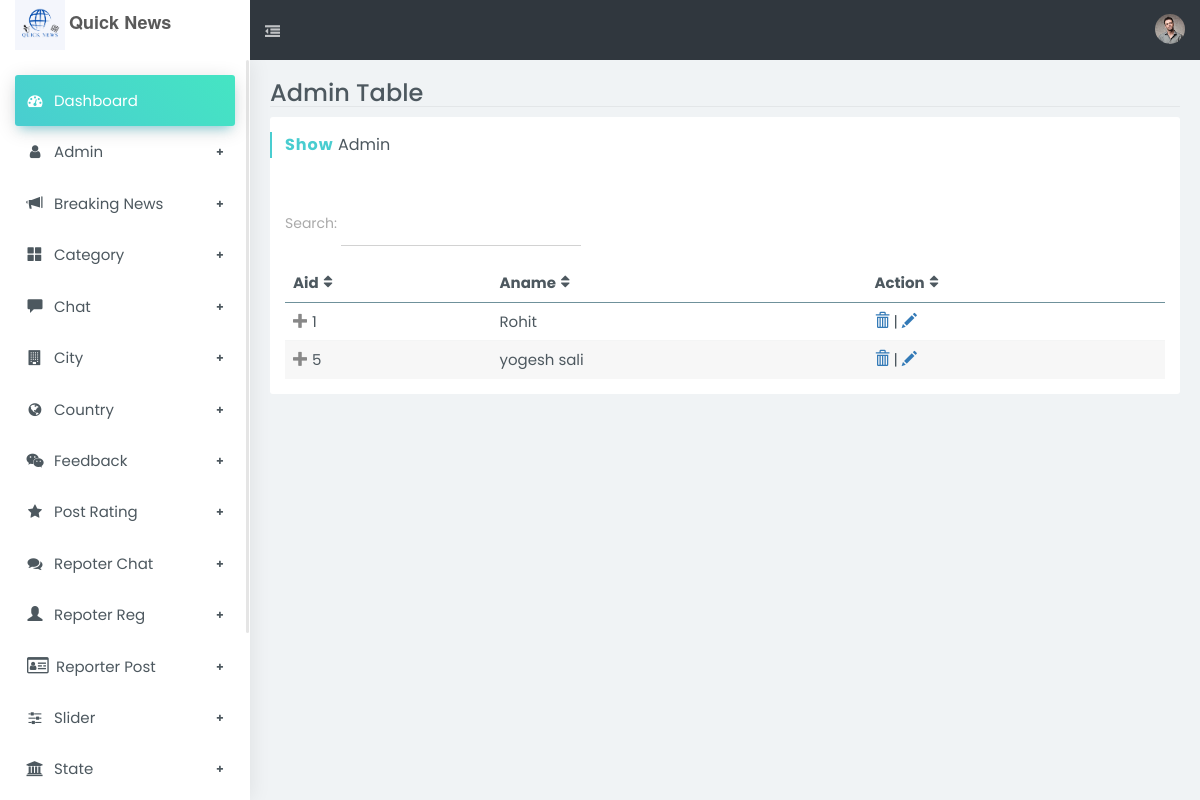
The app's page /newsadmin/index.php/admincontroller with its own data.
### tables this page shows
CREATE TABLE IF NOT EXISTS `admin_register` (
  `Aid` int NOT NULL AUTO_INCREMENT,
  `Aname` varchar(20) NOT NULL,
  `fullname` varchar(25) NOT NULL,
  `Aemail` varchar(30) NOT NULL,
  `password` varchar(10) NOT NULL,
  `gender` varchar(20) NOT NULL,
  `address` varchar(50) NOT NULL,
  `contactno` varchar(12) NOT NULL,
  `city` varchar(50) NOT NULL,
  `state` varchar(50) NOT NULL,
  `country` varchar(50) NOT NULL,
  `datereg` timestamp NOT NULL DEFAULT CURRENT_TIMESTAMP ON UPDATE CURRENT_TIMESTAMP,
  `updateadmin` timestamp NOT NULL DEFAULT '0000-00-00 00:00:00',
  `astatus` enum('Active','Deactive') NOT NULL DEFAULT 'Active',
  `pincode` varchar(10) NOT NULL,
  `aimage` varchar(100) NOT NULL,
  `priority` enum('Admin','Subadmin') NOT NULL DEFAULT 'Subadmin',
  PRIMARY KEY (`Aid`)
);

### newsadmin/application/controllers/admincontroller.php (called while the page is built, shortened)
<?php
class admincontroller extends CI_Controller{
    public function index() {
         $file['admin']=$this->db->get('admin_register')->result();
        $this->load->view('template/header');
        $this->load->view('template/sidebar');
        $this->load->view('admin/showadmin', $file);
    }
    }
?>

### newsadmin/index.php (called while the page is built, shortened)
<?php
require_once BASEPATH.'core/CodeIgniter.php';

### newsadmin/application/views/admin/showadmin.php (the view, shortened to what this page needs)
		<section id="content">
			<div class="page page-tables-footable">
				<div class="b-b mb-10">
					<div class="row">
						<div class="col-sm-6 col-xs-12">
							<h1 class="h3 m-0">Admin Table</h1>
						</div>
					</div>
				</div>
				<div class="row">
					<div class="col-md-12">
						<section class="boxs ">
							<div class="boxs-header">
								<h3 class="custom-font hb-cyan">
									<strong>Show</strong> Admin</h3>
							</div>
							<div class="boxs-body">
								<div class="form-group">
									<label for="filter" style="padding-top: 5px">Search:</label>
									<input id="filter" type="text" class="form-control rounded w-md mb-10 inline-block" />
								</div>
								<table id="searchTextResults" data-filter="#filter" data-page-size="5" class="footable table table-custom">
									<thead>
										<tr>
											<th>Aid</th>
											<th data-hide="phone">Aname</th>
											<th>Action</th>
										</tr>
									</thead>
									<tbody>
									<?php
										foreach($admin as $row)
											{
										?>
										<tr>
											<td><?php echo $row->Aid ?></td>
											<td><?php echo $row->Aname ?></td>
											<td>
  												<a href="<?php echo site_url('admincontroller/del/'.$row->Aid); ?>"><i class="glyphicon glyphicon-trash"></i></a> |
 											    <a href="<?php echo site_url('admincontroller/edit/'.$row->Aid); ?>"><i class="glyphicon glyphicon-pencil"></i></a>
											</td>
										</tr>
										<?php
											}
										?>
									</tbody>
								</table>
							</div>
						</section>
					</div>
				</div>
			</div>
		</section>
	</div>
</body>
</html>

### records on screen
admin_register: Aid "1", Aname "Rohit"
admin_register: Aid "5", Aname "yogesh sali"
